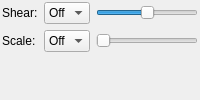
  <widget class="QDockWidget" name="extraDock">
   <property name="windowTitle">
    <string>Extra Controls</string>
   </property>
   <attribute name="dockWidgetArea">
    <number>8</number>
   </attribute>
   <widget class="QWidget" name="dockWidgetContents_4">
    <layout class="QGridLayout" name="gridLayout_3">
     <property name="leftMargin">
      <number>2</number>
     </property>
     <property name="topMargin">
      <number>2</number>
     </property>
     <property name="rightMargin">
      <number>2</number>
     </property>
     <property name="bottomMargin">
      <number>2</number>
     </property>
     <property name="spacing">
      <number>2</number>
     </property>
     <item row="0" column="0">
      <widget class="QWidget" name="widget_9" native="true">
       <layout class="QGridLayout" name="gridLayout_4">
        <property name="leftMargin">
         <number>0</number>
        </property>
        <property name="topMargin">
         <number>0</number>
        </property>
        <property name="rightMargin">
         <number>0</number>
        </property>
        <property name="bottomMargin">
         <number>0</number>
        </property>
        <item row="0" column="0">
         <widget class="QLabel" name="label_7">
          <property name="text">
           <string>Shear:</string>
          </property>
         </widget>
        </item>
        <item row="0" column="1">
         <widget class="QComboBox" name="shearComboBox">
          <property name="currentIndex">
           <number>0</number>
          </property>
          <item>
           <property name="text">
            <string>Off</string>
           </property>
          </item>
          <item>
           <property name="text">
            <string>H</string>
           </property>
          </item>
          <item>
           <property name="text">
            <string>V</string>
           </property>
          </item>
         </widget>
        </item>
        <item row="1" column="0">
         <widget class="QLabel" name="label_8">
          <property name="text">
           <string>Scale:</string>
          </property>
         </widget>
        </item>
        <item row="1" column="1">
         <widget class="QComboBox" name="scaleComboBox">
          <property name="currentIndex">
           <number>0</number>
          </property>
          <item>
           <property name="text">
            <string>Off</string>
           </property>
          </item>
          <item>
           <property name="text">
            <string>H</string>
           </property>
          </item>
          <item>
           <property name="text">
            <string>V</string>
           </property>
          </item>
         </widget>
        </item>
        <item row="1" column="2">
         <widget class="QSlider" name="scaleSlider">
          <property name="minimum">
           <number>0</number>
          </property>
          <property name="maximum">
           <number>300</number>
          </property>
          <property name="value">
           <number>0</number>
          </property>
          <property name="orientation">
           <enum>Qt::Horizontal</enum>
          </property>
         </widget>
        </item>
        <item row="0" column="2">
         <widget class="QSlider" name="shearSlider">
          <property name="minimum">
           <number>-400</number>
          </property>
          <property name="maximum">
           <number>400</number>
          </property>
          <property name="orientation">
           <enum>Qt::Horizontal</enum>
          </property>
         </widget>
        </item>
       </layout>
      </widget>
     </item>
     <item row="1" column="0">
      <widget class="QWidget" name="widget_10" native="true">
       <layout class="QHBoxLayout" name="horizontalLayout_14">
        <property name="leftMargin">
         <number>0</number>
        </property>
        <property name="topMargin">
         <number>0</number>
        </property>
        <property name="rightMargin">
         <number>0</number>
        </property>
        <property name="bottomMargin">
         <number>0</number>
        </property>
       </layout>
      </widget>
     </item>
    </layout>
   </widget>
  </widget>
